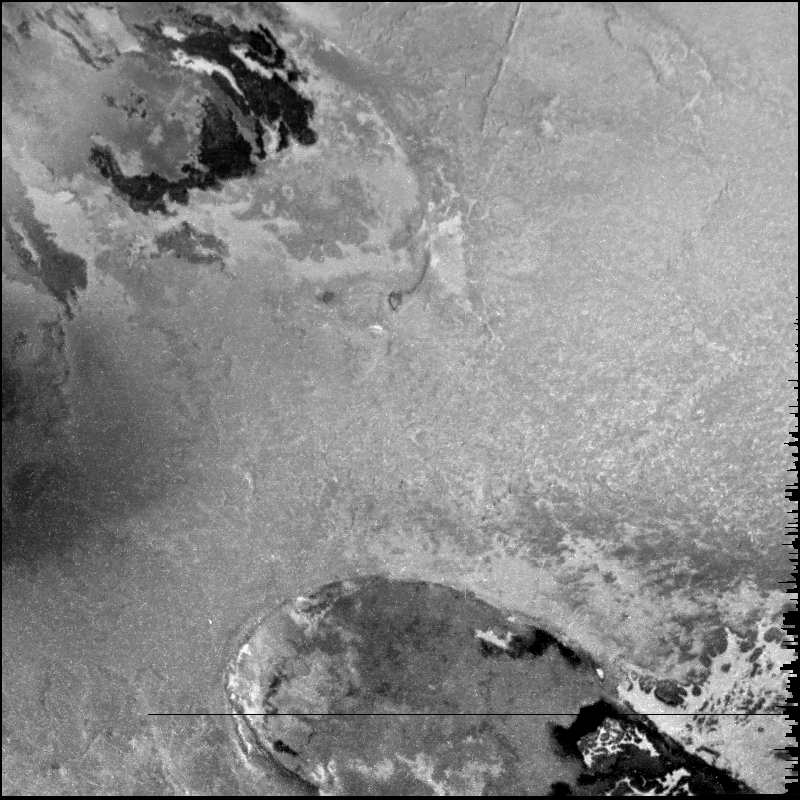
#> input picture tests/data/6300R_IO_GREEN_1999-11-26.TIF, 800 x 800 px
$ python -i debayer.py   (imports and definitions only)
#> lines starting #> are read from the running program, lines starting #| are printed output that depends on the picture
#> further down, picture is the input picture: shape (800, 800, 3); min 0, max 255, mean 137.2
#!/usr/bin/env python
"""
    Simplified MSL MastCam debayering and color correction routines using
    JPEG-compressed public raw images.

    References:
    Bell, J. F., Godber, A., McNair, S., Caplinger, M. A., Maki, J. N., Lemmon, M. T.,
    Van Beek, J., Malin, M. C., Wellington, D., Kinch, K. M., & Madsen, M. B. (2017).
    The Mars Science Laboratory Curiosity rover Mast Camera (Mastcam) instruments:
    Pre‐flight and in‐flight calibration, validation, and data archiving.
    Earth and Space Science, 4(7), 396– 452.

    Retrieved from: https://agupubs.onlinelibrary.wiley.com/doi/full/10.1002/2016EA000219

"""


import numpy as np
import cv2
import sys
from PIL import Image
import argparse
import sys

LUT = np.array((0, 2, 3, 3, 4, 5, 5, 6, 7, 8, 9, 10, 11, 12, 14, 15, 16,
                18, 19, 20, 22, 24, 25, 27, 29, 31, 33, 35, 37, 39, 41,
                43, 46, 48, 50, 53, 55, 58, 61, 63, 66, 69, 72, 75, 78,
                81, 84, 87, 90, 94, 97, 100, 104, 107, 111, 115, 118, 122,
                126, 130, 134, 138, 142, 146, 150, 154, 159, 163, 168, 172,
                177, 181, 186, 191, 196, 201, 206, 211, 216, 221, 226, 231,
                236, 241, 247, 252, 258, 263, 269, 274, 280, 286, 292, 298,
                304, 310, 316, 322, 328, 334, 341, 347, 354, 360, 367, 373,
                380, 387, 394, 401, 408, 415, 422, 429, 436, 443, 450, 458,
                465, 472, 480, 487, 495, 503, 510, 518, 526, 534, 542, 550,
                558, 566, 575, 583, 591, 600, 608, 617, 626, 634, 643, 652,
                661, 670, 679, 688, 697, 706, 715, 724, 733, 743, 752, 761,
                771, 781, 790, 800, 810, 819, 829, 839, 849, 859, 869, 880,
                890, 900, 911, 921, 932, 942, 953, 964, 974, 985, 996, 1007,
                1018, 1029, 1040, 1051, 1062, 1074, 1085, 1096, 1108, 1119,
                1131, 1142, 1154, 1166, 1177, 1189, 1201, 1213, 1225, 1237,
                1249, 1262, 1274, 1286, 1299, 1311, 1324, 1336, 1349, 1362,
                1374, 1387, 1400, 1413, 1426, 1439, 1452, 1465, 1479, 1492,
                1505, 1519, 1532, 1545, 1559, 1573, 1586, 1600, 1614, 1628,
                1642, 1656, 1670, 1684, 1698, 1712, 1727, 1741, 1755, 1770,
                1784, 1799, 1814, 1828, 1843, 1858, 1873, 1888, 1903, 1918,
                1933, 1948, 1963, 1979, 1994, 2009, 2025, 2033), dtype=np.float32)


# [16 lines left out: functions load_image, apply_lut, not called in this run]

def color_noise_reduction(data, amount=15):

    # cvtColor will expect uint8 or float32. Getting weird results with
    # float32 so for now we'll scale to uint8 with a cost of some color depth.
#> called with amount = 15
    orig_max = data.max()
#> orig_max = 255
    data = data / orig_max * 255.0

    lab = cv2.cvtColor(np.copy(np.asarray(data, dtype=np.uint8)), cv2.COLOR_RGB2LAB)
#> lab: shape (800, 800, 3); mean of channels 0, 1, 2 144.6, 128, 128
    L = np.array(cv2.split(lab)[0])
    a = np.array(cv2.split(lab)[1])
#> a: shape (800, 800); every value is 128
    b = np.array(cv2.split(lab)[2])

    a = cv2.GaussianBlur(a, (amount, amount), 0)
    b = cv2.GaussianBlur(b, (amount, amount), 0)

    data = np.zeros(data.shape, dtype=np.uint8)

    data[::,:,0] = L
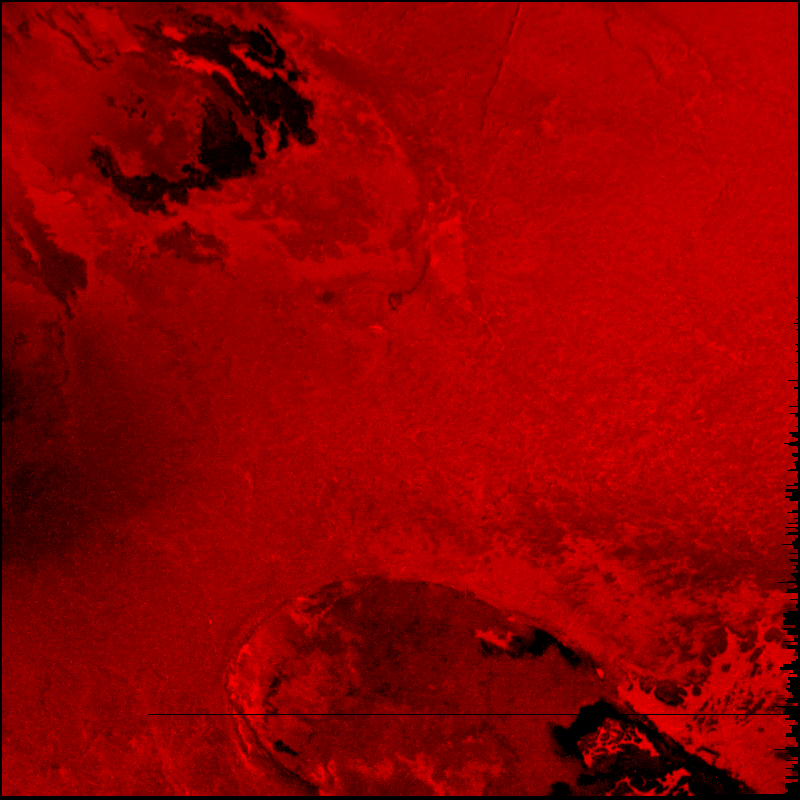
#> data: shape (800, 800, 3); mean of channels 0, 1, 2 144.6, 0, 0; drawn as R, G, B
    data[::,:,1] = a
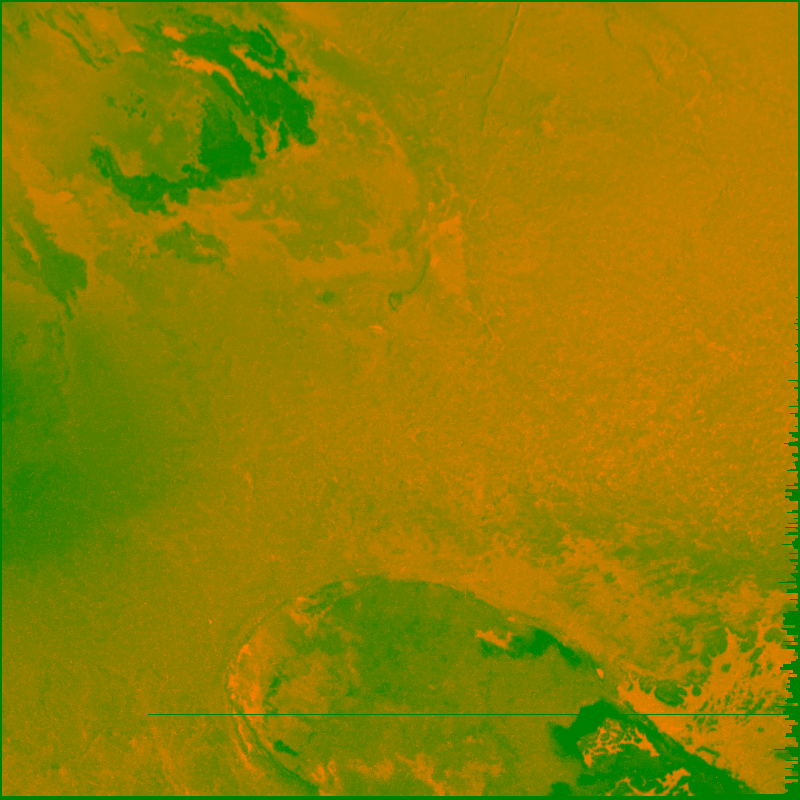
#> data: shape (800, 800, 3); mean of channels 0, 1, 2 144.6, 128, 0; drawn as R, G, B
    data[::,:,2] = b

    data = cv2.cvtColor(data, cv2.COLOR_LAB2RGB)

    # Need to scale it back to the original uint16
    data = data / 255.0 * orig_max
    data = np.copy(np.asarray(data, dtype=np.uint16))

    return data

def apply_debayer(data):
    data = cv2.cvtColor(data, cv2.COLOR_BAYER_BG2BGR)
    return data

# [9 lines left out: function scale_to_uint16, not called in this run]

"""
    Applies white balance coefficients [J. F. Bell, et al]
"""
# [6 lines left out: function apply_white_balance, not called in this run]

def write_image(data, tofile):
    cv2.imwrite(tofile, data)

# [19 lines left out: functions crop_image, process_image, not called in this run]

# [20 lines not run here, left out]

>>> import cv2
>>> picture = cv2.cvtColor(cv2.imread('tests/data/6300R_IO_GREEN_1999-11-26.TIF'), cv2.COLOR_BGR2RGB)
>>> result = color_noise_reduction(picture)
